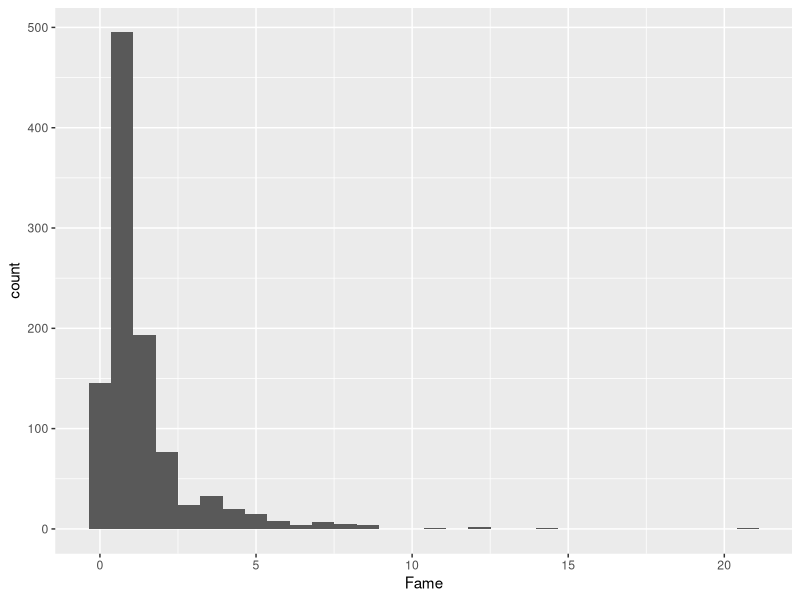
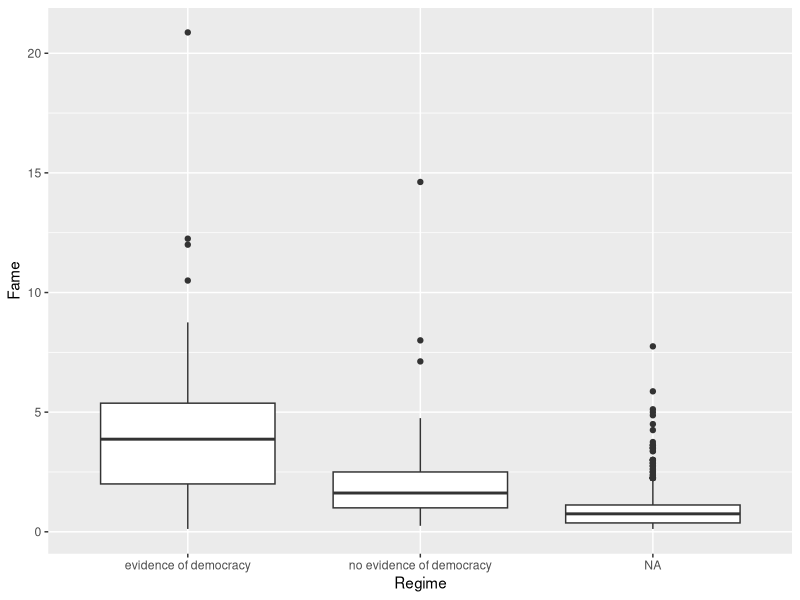

The R source for these figures, in order:
## ---- chunk 1
library(ggplot2)
library(dplyr)
library(fs)
## ---- chunk 2
# Adding a string and a string does not work because the '+' operator 
# does not work for strings:

# 'UCSD' + 'PoliSci'

# The '+' operator can add numbers just fine
9 + 13

# Reminder: to figure out the type of an object use:
x <- 9
class(9)
class(x)
class('UCSD')
## ---- chunk 3
dir_ls("data/input")
## ---- chunk 4
library(readxl)
ober <- read_excel("data/input/ober_2018.xlsx")
## ---- chunk 5
ober
## ---- chunk 6
dim(ober)
## ---- chunk 7
ggplot(ober, aes(x = Fame)) + geom_histogram()
## ---- chunk 8
ggplot(ober, aes(y = Fame, x = Regime, group = Regime)) +
  geom_boxplot()
